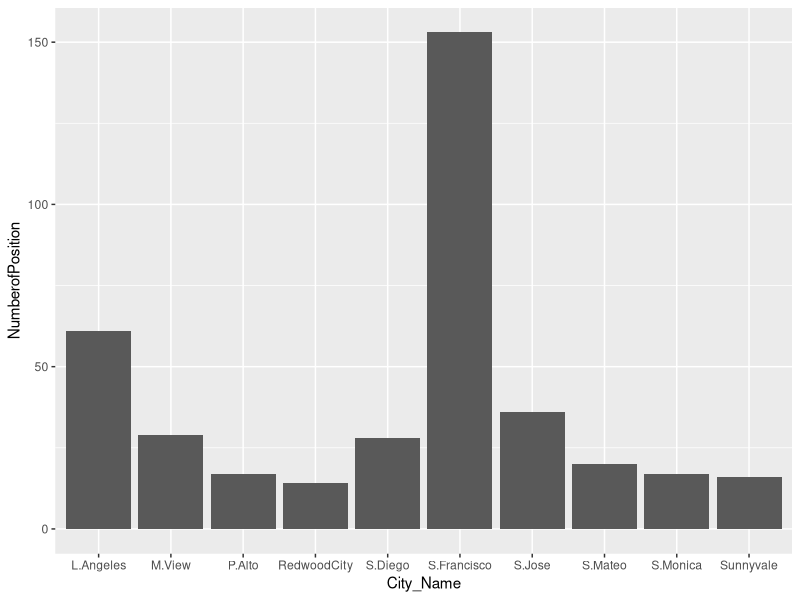
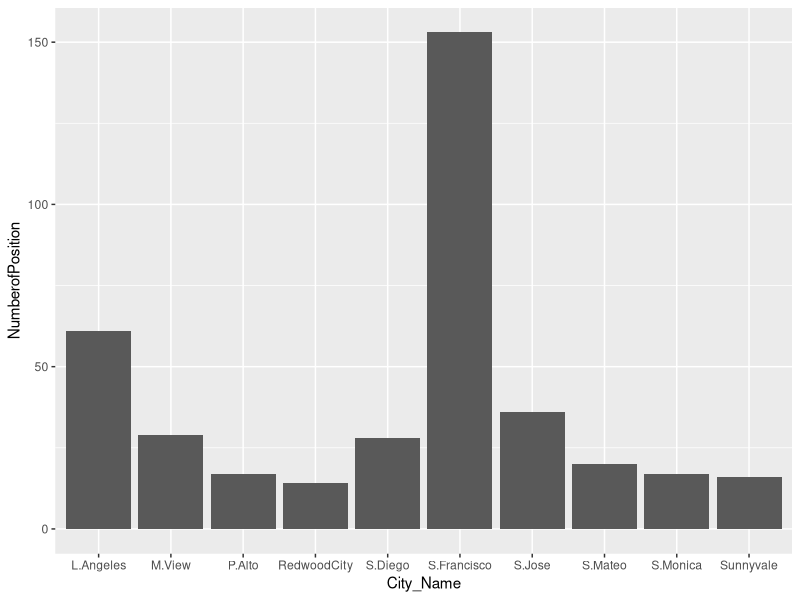
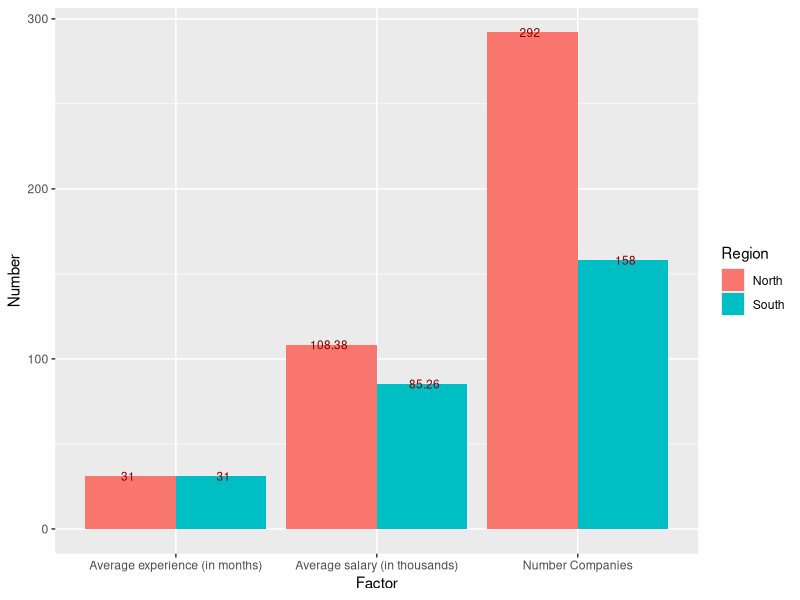
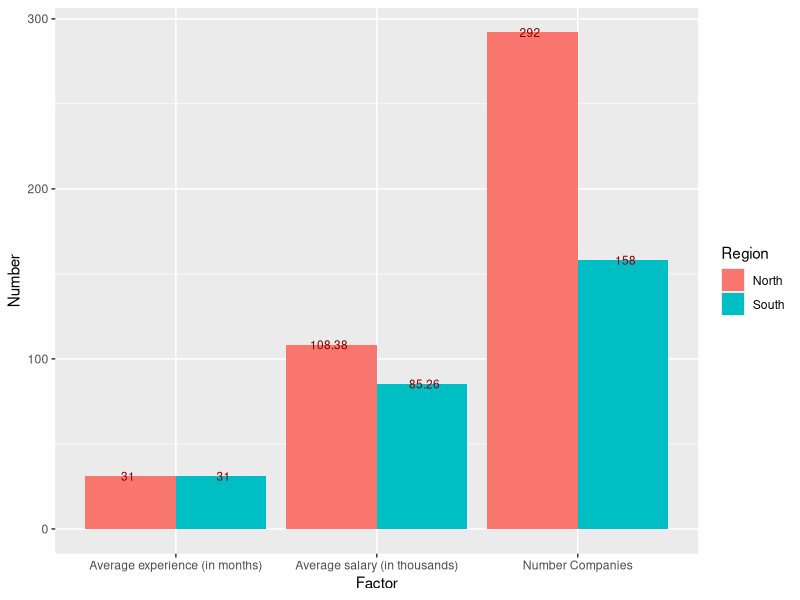
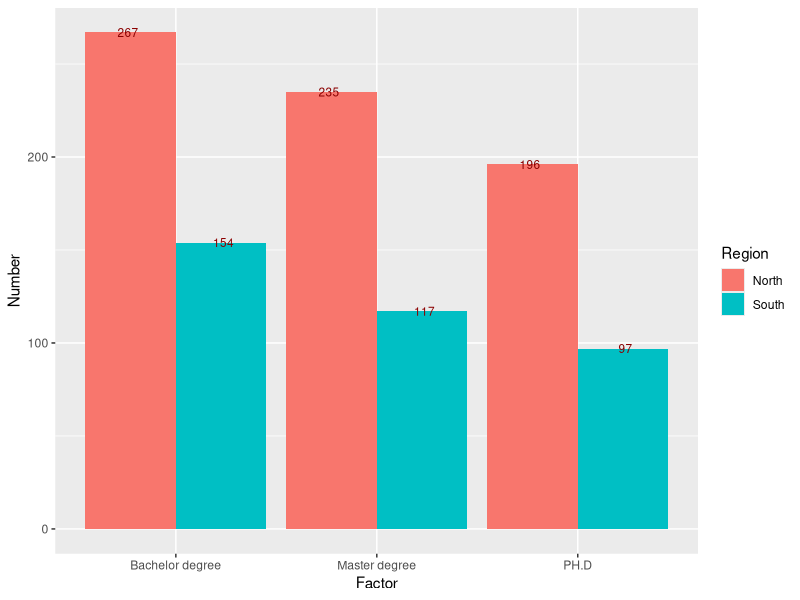
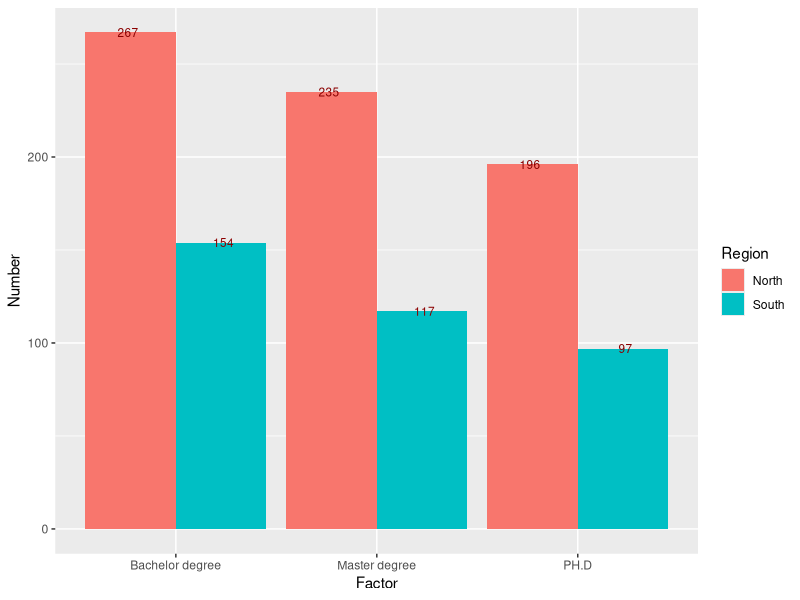
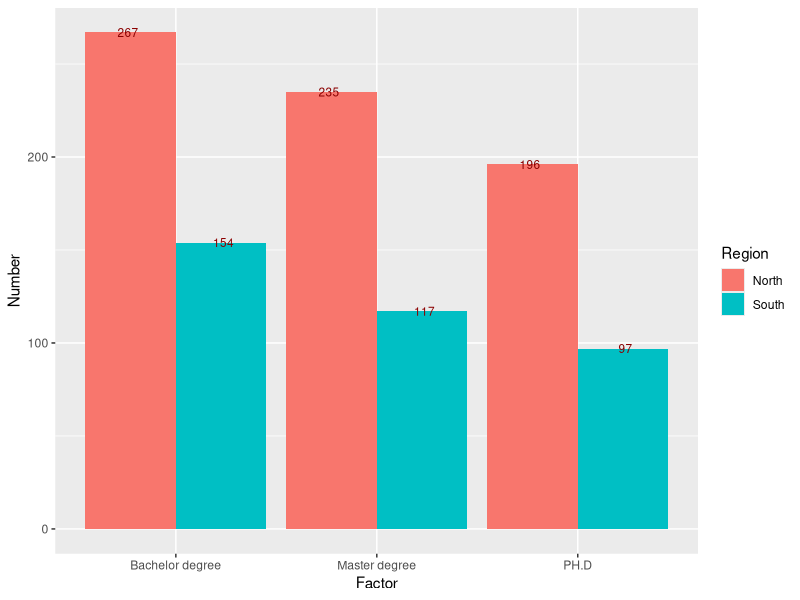
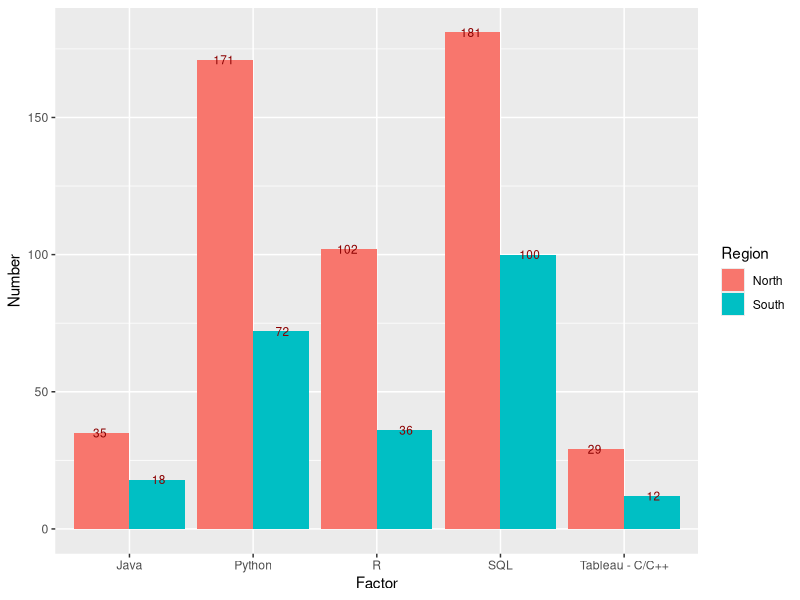

Generate these figures, in order, with R:
## ---- chunk 1
pkg_list = c("ggplot2", "plyr", "stringr")
mia_pkgs = pkg_list[!(pkg_list %in% installed.packages()[,"Package"])]
if(length(mia_pkgs) > 0) install.packages(mia_pkgs)
loaded_pkgs = lapply(pkg_list, require, character.only=TRUE)
## ---- chunk 2
jdata = read.csv("datarelatedjobs.csv")
jdata$X = NULL
names(jdata)
summary(jdata)
str(jdata)
## ---- chunk 3
jdata$Preferred_mj1 = as.character(jdata$Preferred_mj1)
jdata$Preferred_mj2 = as.character(jdata$Preferred_mj2)

for(i in 1:length(jdata$Standing)){
  if(is.na(jdata$Standing[i])){
    jdata$Standing[i] = "All levels"
  }
} 
for(i in 1:length(jdata$Preferred_mj1)){
  if(is.na(jdata$Preferred_mj1[i])){
    jdata$Preferred_mj1[i] = "Data_related"
  }  
  if(is.na(jdata$Preferred_mj2[i])){
      jdata$Preferred_mj2[i] = "Data_related"
  }
} 
count(jdata$Preferred_mj2)[order(count(jdata$Preferred_mj2)$freq, decreasing = T),]
head(jdata,10)
## ---- chunk 4
ct_City = count(jdata$City)
topCity = ct_City[order(ct_City$freq, decreasing = T),]

tCitydf = data.frame(City_Name =  c("S.Francisco" , "L.Angeles" , "S.Jose" , "M.View" , "S.Diego", "S.Mateo" , "P.Alto", "S.Monica", "Sunnyvale" , "RedwoodCity"),
                     NumberofPosition = c(topCity$freq[1:10]))

city_plot = ggplot(data = tCitydf, aes(x = City_Name, y = NumberofPosition)) + 
    geom_bar(stat = "identity", position=position_dodge()) 
jpeg('city_plot.jpg')
plot(city_plot)
city_plot
## ---- chunk 5
North_sub = jdata[which(jdata$Region == "North CA"),]
head(North_sub,5)
South_sub = jdata[which(jdata$Region == "South CA"),]
head(South_sub,5)
## ---- chunk 6
n_companies_north = rep(0, length(count(North_sub$Company)$freq))
n_companies_south = rep(0, length(count(South_sub$Company)$freq))

for(i in 1:length(count(North_sub$Company)$freq)){
  if(count(North_sub$Company)$freq[i] == 1){
    n_companies_north[i] = count(North_sub$Company)$freq[i] 
  } else{
    n_companies_north[i] = 1
  }
}

for(i in 1:length(count(South_sub$Company)$freq)){
  if(count(South_sub$Company)$freq[i] == 1){
    n_companies_south[i] = count(South_sub$Company)$freq[i] 
  } else{
    n_companies_south[i] = 1
  }
}
sum(n_companies_north)
sum(n_companies_south)
## ---- chunk 7
avg_exp_N = round(mean(North_sub$Min_exp)*12,0)
avg_exp_S = round(mean(South_sub$Min_exp)*12,0)
avg_exp_N
avg_exp_S
## ---- chunk 8
#Use NA.omit to omit to take out NA values then use mean function to find average
Omit_yr_salary_N = na.omit(North_sub$Est_min_avg_salary)
Omit_yr_salary_S = na.omit(South_sub$Est_min_avg_salary)
North_Est_min_salary = round(mean(Omit_yr_salary_N)/1000,2)
South_Est_min_salary = round(mean(Omit_yr_salary_S)/1000,2)

North_Est_min_salary
South_Est_min_salary
## ---- chunk 9
firstdf = data.frame(
          Region = rep(c("North", "South"), each = 3),
          Factor = rep(c("Average experience (in months)", "Average salary (in thousands)","Number Companies")),
          Number = c(avg_exp_N, North_Est_min_salary, sum(n_companies_north),
                     avg_exp_S, South_Est_min_salary, sum(n_companies_south)))

plotfirst = ggplot(data = firstdf, aes(x = Factor, y = Number, fill = Region)) + 
    geom_bar(stat = "identity", position=position_dodge()) +  
    geom_text(aes(label = Number), position = position_dodge(0.95), vjust=0.5, color = "darkred", size = 3)

jpeg('plotfirst.jpg')
plot(plotfirst)
plotfirst

## ---- chunk 10
#Nearly same as counting number of companies:
#Create 3 vectors: n_bach, n_master, n_phd to store the values.
#For this one we need to use stringr.
#Ex: All levels -> n_bach = n_bach + 1, n_master = n_master + 1, n_phd = n_phd + 1
#BS/MS ->  n_bach = n_bach + 1, n_master = n_master + 1 (Use  stringr so that we can get only BS or only MS)
Standing_sub = jdata[which(jdata$Standing != "NA"),]
North_sub_st = Standing_sub[which(Standing_sub$Region == "North CA"),]
South_sub_st = Standing_sub[which(Standing_sub$Region == "South CA"),]
## ---- chunk 11
n_bach_S = length(str_subset(South_sub_st$Standing, pattern = "^B")) + count(South_sub_st$Standing)$freq[which(count(South_sub_st$Standing) == "All levels")]  
n_bach_S

n_master_S = length(str_subset(South_sub_st$Standing, pattern = "^MS")) + length(str_subset(South_sub_st$Standing, pattern = "MS$")) + count(South_sub_st$Standing)$freq[which(count(South_sub_st$Standing) == "All levels")] - length(str_subset(South_sub_st$Standing, pattern = "^MS$"))
n_master_S

n_PH.D_S = length(str_subset(South_sub_st$standing, pattern = "^PH.D")) + length(str_subset(South_sub_st$Standing, pattern = "PH.D$")) + count(South_sub_st$Standing)$freq[which(count(South_sub_st$Standing) == "All levels")]
n_PH.D_S
## ---- chunk 12
n_bach_N = length(str_subset(North_sub_st$Standing, pattern = "^B")) + count(North_sub_st$Standing)$freq[which(count(North_sub_st$Standing) == "All levels")]  
n_bach_N

n_master_N = length(str_subset(North_sub_st$Standing, pattern = "^MS")) + length(str_subset(North_sub_st$Standing, pattern = "MS$")) + count(North_sub_st$Standing)$freq[which(count(North_sub_st$Standing) == "All levels")] - length(str_subset(North_sub_st$Standing, pattern = "^MS$"))
n_master_N

n_PH.D_N = length(str_subset(North_sub_st$standing, pattern = "^PH.D")) + length(str_subset(North_sub_st$Standing, pattern = "PH.D$")) + count(North_sub_st$Standing)$freq[which(count(North_sub_st$Standing) == "All levels")]
n_PH.D_N
## ---- chunk 13
secondtdf = data.frame(
          Region = rep(c("North", "South"), each = 3),
          Factor = rep(c("Bachelor degree", "Master degree","PH.D")),
          Number = c(n_bach_N, n_master_N, n_PH.D_N,
                     n_bach_S, n_master_S, n_PH.D_S))

plotsecond = ggplot(data = secondtdf, aes(x = Factor, y = Number, fill = Region)) + 
    geom_bar(stat = "identity", position=position_dodge()) +  
    geom_text(aes(label = Number), position = position_dodge(0.95), vjust=0.5, color = "darkred", size = 3)

jpeg('plotsecond.jpg')
plot(plotsecond)
plotsecond
## ---- chunk 14
count_order = function(col1, col2, order, top){
  ct1 = count(col1)
  ct2 = count(col2)
  if(order == "decreasing"){
    ct1_inc = ct1[order(ct1$freq, decreasing = T),]
    ct2_inc = ct2[order(ct2$freq, decreasing = T),]
    
    cl = length(ct1_inc$freq) - length(ct2_inc$freq)

    if(cl < 0){
      fresult = data.frame(Lang1 = c(as.character(ct1_inc$x), rep(NA,abs(cl))),
                            Freq1 = c(ct1_inc$freq, rep(NA,abs(cl))),
                            Lang2 = as.character(ct2_inc$x),
                            Freq2 = ct2_inc$freq)                  

    } else{
      fresult = data.frame(Lang1 = as.character(ct1_inc$x),
                            Freq1 = ct1_inc$freq,
                            Lang2 = c(as.character(ct2_inc$x), rep(NA,cl)),
                            Freq2 = c(ct2_inc$freq,rep(NA,cl)))         
      }
  }
  else{
    ct1_dec = ct1[order(ct1$freq, decreasing = F),]
    ct2_dec = ct2[order(ct2$freq, decreasing = F),]
    
    cl = length(ct1_dec$freq) - length(ct2_dec$freq)

    if(cl < 0){
      fresult = data.frame(Lang1 = c(as.character(ct1_dec$x), rep(NA,abs(cl))),
                            Freq1 = c(ct1_dec$freq, rep(NA,abs(cl))),
                            Lang2 = as.character(ct2_dec$x),
                            Freq2 = ct2_dec$freq)                  
    } else{
      fresult = data.frame(Lang1 = as.character(ct1_dec$x),
                            Freq1 = ct1_dec$freq,
                            Lang2 = c(as.character(ct2_dec$x), rep(NA,cl)),
                            Freq2 = c(ct2_dec$freq,rep(NA,cl))) 
    }
  }
  for(i in 1:15){
    for(j in 1:15){
      if(fresult$Lang1[i] == fresult$Lang2[j]){
        fresult$Freq1[i] = fresult$Freq1[i] + fresult$Freq2[j]
      }
    }
  }
  if(order == "decreasing"){
    res = fresult[order(fresult$Freq1, decreasing = T),]
  } else {
    res = fresult[order(fresult$Freq1, decreasing = F),]
  }
  return(res[1:top,1:2])
}

## ---- chunk 15
sl = count_order(South_sub_st$Preferred_lang1, South_sub_st$Preferred_lang2,"decreasing", 5)
nl = count_order(North_sub_st$Preferred_lang1, North_sub_st$Preferred_lang2,"decreasing", 5)
sl
nl
thirddf = data.frame(
          Region = rep(c("North", "South"), each = 5),
          Factor = rep(c("SQL", "Python", "R", "Java", "Tableau - C/C++"),2),
          Number = c(nl$Freq1[1], nl$Freq1[2], nl$Freq1[3], nl$Freq1[4], nl$Freq1[5], 
                     sl$Freq1[1], sl$Freq1[2], sl$Freq1[3], sl$Freq1[4], sl$Freq1[5]))

plotthird = ggplot(data = thirddf, aes(x = Factor, y = Number, fill = Region)) + 
    geom_bar(stat = "identity", position=position_dodge()) +  
    geom_text(aes(label = Number), position = position_dodge(0.95), vjust=0.5, color = "darkred", size = 3)

jpeg('plotsecond.jpg')
plot(plotsecond)
plotthird
## ---- chunk 16
n_cpp_North = length(str_subset(North_sub_st$Preferred_lang1, pattern = "^C\\++$")) +length(str_subset(North_sub_st$Preferred_lang2, pattern = "C\\++$"))

n_cpp_South = length(str_subset(South_sub_st$Preferred_lang1, pattern = "^C\\++$")) +length(str_subset(South_sub_st$Preferred_lang2, pattern = "C\\++$"))

n_java_South = length(str_subset(South_sub_st$Preferred_lang1, pattern = "^Java$")) +length(str_subset(South_sub_st$Preferred_lang2, pattern = "^Java$"))

n_java_North = length(str_subset(North_sub_st$Preferred_lang1, pattern = "^Java$")) +length(str_subset(North_sub_st$Preferred_lang2, pattern = "^Java$"))

n_Python_North = length(str_subset(North_sub_st$Preferred_lang1, pattern = "^Python$"))+length(str_subset(North_sub_st$Preferred_lang2, pattern = "^Python$"))

n_Python_South = length(str_subset(South_sub_st$Preferred_lang1, pattern = "^Python$"))  +length(str_subset(South_sub_st$Preferred_lang2, pattern ="^Python$"))

n_R_North = length(str_subset(North_sub_st$Preferred_lang1, pattern = "^R$")) +length(str_subset(North_sub_st$Preferred_lang2, pattern = "R$"))

n_R_South = length(str_subset(South_sub_st$Preferred_lang1, pattern = "^R$"))  +length(str_subset(South_sub_st$Preferred_lang2, pattern = "R$"))
n_R_South
n_SQL_North = length(str_subset(North_sub_st$Preferred_lang1, pattern = "^SQL$")) +length(str_subset(North_sub_st$Preferred_lang1, pattern = "/SQL$")) +length(str_subset(North_sub_st$Preferred_lang2, pattern = "^SQL$"))

n_SQL_South = length(str_subset(South_sub_st$Preferred_lang1, pattern = "^SQL$"))+ length(str_subset(South_sub_st$Preferred_lang1, pattern = "/SQL$"))+ length(str_subset(South_sub_st$Preferred_lang2, pattern = "^SQL$"))


res = cbind(nl,sl)
handwaydf = data.frame(NLang1 = c("SQL", "Python", "R", "Java", "C/C++"),
                       NFreg1 = c(n_SQL_North, n_Python_North, n_R_North, n_java_North, n_cpp_North),
                       SLang1 = c("SQL", "Python", "R", "Java", "C/C++"),
                       NLang1 = c(n_SQL_South, n_Python_South, n_R_South, n_java_South, n_cpp_South))
res
handwaydf
## ---- chunk 17
smj = count_order(South_sub_st$Preferred_mj1, South_sub_st$Preferred_mj2,"decreasing", 5)
nmj = count_order(North_sub_st$Preferred_mj1, North_sub_st$Preferred_mj2,"decreasing", 5)
smj
nmj
forthdf = data.frame(
          Region = rep(c("North", "South"), each = 5),
          Factor = rep(c("CS", "Tech field - Stats", "Stats - Tech field", "Math", "Engineering"),2), 
          Number = c(nmj$Freq1[1], nmj$Freq1[2], nmj$Freq1[3], nmj$Freq1[4], nmj$Freq1[5], 
                     smj$Freq1[1], smj$Freq1[2], smj$Freq1[3], smj$Freq1[4], smj$Freq1[5]))

plotforth = ggplot(data = forthdf, aes(x = Factor, y = Number, fill = Region)) + 
    geom_bar(stat = "identity", position=position_dodge()) +  
    geom_text(aes(label = Number), position = position_dodge(0.95), vjust=0.5, color = "darkred", size = 3)

jpeg('plotsecond.jpg')
plot(plotsecond)
plotforth


## ---- chunk 18
top20 = count_order(jdata$Preferred_lang1, jdata$Preferred_lang2,"decreasing", 20)
top20
## ---- chunk 19
for (i in 1:length(jdata$Standing)){
  if(!is.na(str_extract(jdata$Standing[i], pattern = "^B")) || !is.na(str_extract(jdata$Standing[i], pattern = "^A"))){
    jdata$Difficulty[i] = "Easy"
  } else if (!is.na(str_extract(jdata$Standing[i], pattern = "^M"))){
    jdata$Difficulty[i] = "Medium"
  } else if (!is.na(str_extract(jdata$Standing[i], pattern = "^P"))){
    jdata$Difficulty[i] = "Hard"
  }
}
## ---- chunk 20
find_company = function(Difficulty, Exp, Region,Language){
  Argu_y = jdata$Company[which(jdata$Difficulty == Difficulty)]
  Argu_x = jdata$Company[which(jdata$Min_exp <= Exp)]
  Argu_z = jdata$Company[which(jdata$Region == Region)]
  Argu_u1 = jdata$Company[which(jdata$Preferred_lang1 == Language)]
  Argu_u2 = jdata$Company[which(jdata$Preferred_lang2 == Language)]
  
  return(union(intersect(intersect(Argu_x,Argu_y),intersect(Argu_z,Argu_u1)),intersect(intersect(Argu_x,Argu_y),intersect(Argu_z,Argu_u2))))

}

find_company("Medium", 5, "South CA","R")
## ---- chunk 21
n_find_company = function(Difficulty, Exp, Region,Language){
a = jdata$Company[which(jdata$Difficulty == Difficulty),]
b = jdata$Company[which(jdata$Min_exp <= Exp),]
c = jdata$Company[which(jdata$Region == Region),]
d1 = jdata$Company[which(jdata$Preferred_lang1 == Language),]
d2 = jdata$Company[which(jdata$Preferred_lang2 == Language),]

pre_r1 = a[which(a$Min_exp <= Exp)]
nex_r1 = pre_r1[which(pre_r1$Region == Region)]
r1     = nex_r1[which(nex_r1$Preferred_lang1 == Language)]

pre_r2 = a[which(a$Min_exp <= Exp)]
nex_r2 = pre_r2[which(pre_r2$Region == Region)]
r2     = nex_r2[which(nex_r2$Preferred_lang2 == Language)]

rbind(r1,r2)
}
find_company("Medium", 5, "South CA","R")
## ---- chunk 22
major = count(jdata$Position)
count(North_sub_st$Position)

n_eng_north = length(str_subset(North_sub_st$Position, pattern = "^Data Engineer"))+length(str_subset(North_sub_st$Position, pattern = "Data Engineer$")) - length(str_subset(North_sub_st$Position, pattern = "^Data Engineer$"))

n_eng_north

n_eng_south = length(str_subset(South_sub_st$Position, pattern = "^Data Engineer"))+length(str_subset(South_sub_st$Position, pattern = "Data Engineer$")) - length(str_subset(South_sub_st$Position, pattern = "^Data Engineer$"))

n_eng_south

n_sci_north =  length(str_subset(North_sub_st$Position, pattern = "^Data Scientist"))+length(str_subset(North_sub_st$Position, pattern = "Data Scientist$")) - length(str_subset(North_sub_st$Position, pattern = "^Data Scientist$"))

n_sci_north

n_sci_south = length(str_subset(South_sub_st$Position, pattern = "^Data Scientist"))+length(str_subset(South_sub_st$Position, pattern = "Data Scientist$")) - length(str_subset(South_sub_st$Position, pattern = "^Data Scientist$"))

n_sci_south
## ---- chunk 23
P_data_fr = data.frame(Region = c("North","South","North","South"),
  Number = c(n_eng_north,n_eng_south,n_sci_north,n_sci_south),
  Factor = rep(c("Data Engineer","Data Scientist"),each = 2)
)

Plot_1 = ggplot(data = P_data_fr, aes(x = Factor, y = Number, fill = Region)) + 
    geom_bar(stat = "identity", position=position_dodge()) +  
    geom_text(aes(label = Number), position = position_dodge(0.95), vjust=0.5, color = "darkred", size = 3)

#jpeg('plotsecond.jpg')
#plot(plotsecond)
Plot_1
## ---- chunk 24
for(i in 1:length(jdata$Min_exp)){
  if(jdata$Min_exp[i] == 1 & !is.na(jdata$Est_min_avg_salary[i])){
    if(jdata$Est_min_avg_salary[i] >= 150000){
      jdata$Min_exp[i] = 4
    }
    else if(jdata$Est_min_avg_salary[i] >= 130000 &
            jdata$Est_min_avg_salary[i] <  150000){
      jdata$Min_exp[i] = 3
    }
    else if (jdata$Est_min_avg_salary[i] >= 100000 &
             jdata$Est_min_avg_salary[i] <  130000){
      jdata$Min_exp[i] = 2
    }
    else{jdata$Min_exp[i] = 1}
  } 
}
## ---- chunk 25
set.seed(2018)
result = jdata$Est_min_avg_salary[which.min(jdata$Est_min_avg_salary)]
for (i in 1:length(jdata$City))
if(count(jdata$City)$freq[which(count(jdata$City)$x == (jdata$City[i]))] > mean(count(jdata$City)$freq)){ 
  jdata$Jobs_density[i] = "High"
  jdata$City_Bonus[i] = round(rnorm(1, mean = result * 1.5, sd = 1500),1) 
} else {
  jdata$Jobs_density[i] = "Low"
  jdata$City_Bonus[i] = round(rnorm(1, mean = result * 1.45, sd = 1500),1) 
}
## ---- chunk 26
set.seed(2018)
for (i in 1:length(jdata$Position)){
  if(str_detect(jdata$Position[i], pattern = "Engineer")){
    jdata$Posi_Bonus[i] = round(rnorm(1, mean = 25000, sd = 1000),1)
  }  else if (str_detect(jdata$Position[i], pattern = "Scientist")){
    jdata$Posi_Bonus[i] = round(rnorm(1, mean = 22000, sd = 1000),1)
  }  else if (str_detect(jdata$Position[i], pattern = "Analyst")){
    jdata$Posi_Bonus[i] = round(rnorm(1, mean = 15000, sd = 1000),1)
  } else {
    jdata$Posi_Bonus[i] = round(rnorm(1, mean = 10000, sd = 1000),1)
  }
}

## ---- chunk 27
calc_salary = na.omit(jdata$Est_min_avg_salary)
avg_salary = mean(calc_salary[which(calc_salary >= 100000)])
salaryvsyear = lm(Est_min_avg_salary ~ Min_exp, data = jdata)
summary(salaryvsyear)
#Since the p-value for this model is very small it looks like the Min_exp is significant.
exp_multiplier = summary(salaryvsyear)$coef[2,1]
## ---- chunk 28
set.seed(2018)
for (i in 1:length(jdata$Min_exp)){
  if(is.na(jdata$Est_min_avg_salary[i])){
    jdata$Exp_Bonus[i] = round(exp_multiplier * jdata$Min_exp[i] / mean(jdata$Min_exp) ,1) 
  }  else if(!is.na(jdata$Est_min_avg_salary[i]) & jdata$Est_min_avg_salary[i] >= 100000){
    jdata$Exp_Bonus[i] = round(exp_multiplier * jdata$Min_exp[i] ,1) 
  }  else {
    jdata$Exp_Bonus[i] = round(exp_multiplier * jdata$Min_exp[i] /2 ,1) 
  }
}
head(jdata,50)

## ---- chunk 29
par(mfrow = c(1,3))
model1 = lm(Est_min_avg_salary ~ City_Bonus, data = jdata)
plot(jdata$Est_min_avg_salary ~ jdata$City_Bonus, main = "Salary vs City Bonus", xlab = "City Bonus", ylab = "Salary")
abline(model1)

model2 = lm(Est_min_avg_salary ~ Posi_Bonus, data = jdata)
plot(jdata$Est_min_avg_salary ~ jdata$Posi_Bonus, main = "Salary vs Position Bonus", xlab = "Position Bonus", ylab = "Salary")
abline(model2)

model3 = lm(Est_min_avg_salary ~ Exp_Bonus, data = jdata)
plot(jdata$Est_min_avg_salary ~ jdata$Exp_Bonus, main = "Salary vs Experience Bonus", xlab = "Experience Bonus", ylab = "Salary")
abline(model3)
## ---- chunk 30
fit_model = lm(Est_min_avg_salary ~ Exp_Bonus + City_Bonus + Posi_Bonus, data = jdata)
summary(fit_model)
## ---- chunk 31
full_model = lm(Est_min_avg_salary ~ Min_exp + Exp_Bonus + City_Bonus + Posi_Bonus, data = jdata)
sele_model = step(full_model, direction = "backward", trace = 0)
sele_model

## ---- chunk 32
for(i in 1:length(jdata$Est_min_avg_salary)){
  jdata$New_min_avg_salary[i] = jdata$City_Bonus[i] + jdata$Posi_Bonus[i] + jdata$Exp_Bonus[i]
}

## ---- chunk 33
model_compare = lm(Est_min_avg_salary ~ New_min_avg_salary, data = jdata)
plot(jdata$Est_min_avg_salary, jdata$New_min_avg_salary)
abline(model_compare)
## ---- chunk 34
for(i in 1:length(jdata$Region)){
  if(jdata$Region[i] == "North CA"){
    jdata$Region_Logic[i] = 1
  } else { 
    jdata$Region_Logic[i] = 0
  }
}
head(jdata,50)

## ---- chunk 35
fit_glm = glm(Region_Logic ~ Est_min_avg_salary, data = jdata, family = binomial)
fit_lm  =  lm(Region_Logic ~ Est_min_avg_salary, data = jdata)

qplot(jdata$Est_min_avg_salary, jdata$Region_Logic) + stat_smooth()
## ---- chunk 36
reg_interaction = glm(Region_Logic ~ Est_min_avg_salary + City_Bonus + Posi_Bonus + Exp_Bonus + Est_min_avg_salary:City_Bonus, family = binomial, data = jdata)
summary(reg_interaction) 
